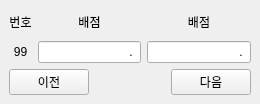
<?xml version="1.0" encoding="UTF-8"?>
<ui version="4.0">
 <class>Grading32</class>
 <widget class="QMainWindow" name="Grading32">
  <property name="geometry">
   <rect>
    <x>0</x>
    <y>0</y>
    <width>260</width>
    <height>104</height>
   </rect>
  </property>
  <property name="windowTitle">
   <string>서답형 배점</string>
  </property>
  <widget class="QWidget" name="centralwidget">
   <layout class="QGridLayout" name="gridLayout">
    <item row="0" column="0">
     <widget class="QLabel" name="lbNum">
      <property name="text">
       <string>번호</string>
      </property>
      <property name="alignment">
       <set>Qt::AlignCenter</set>
      </property>
     </widget>
    </item>
    <item row="0" column="1">
     <widget class="QLabel" name="lbPoint">
      <property name="text">
       <string>배점</string>
      </property>
      <property name="alignment">
       <set>Qt::AlignCenter</set>
      </property>
     </widget>
    </item>
    <item row="0" column="2">
     <widget class="QLabel" name="lbGet">
      <property name="text">
       <string>배점</string>
      </property>
      <property name="alignment">
       <set>Qt::AlignCenter</set>
      </property>
     </widget>
    </item>
    <item row="1" column="0">
     <widget class="QLabel" name="lbNo">
      <property name="text">
       <string>99</string>
      </property>
      <property name="alignment">
       <set>Qt::AlignCenter</set>
      </property>
     </widget>
    </item>
    <item row="1" column="1">
     <widget class="QLineEdit" name="lnPoint">
      <property name="inputMask">
       <string>D.d</string>
      </property>
      <property name="alignment">
       <set>Qt::AlignRight|Qt::AlignTrailing|Qt::AlignVCenter</set>
      </property>
     </widget>
    </item>
    <item row="1" column="2">
     <widget class="QLineEdit" name="lnGet">
      <property name="inputMask">
       <string>D.d</string>
      </property>
      <property name="alignment">
       <set>Qt::AlignRight|Qt::AlignTrailing|Qt::AlignVCenter</set>
      </property>
     </widget>
    </item>
    <item row="2" column="0" colspan="3">
     <widget class="QWidget" name="widBot" native="true">
      <layout class="QHBoxLayout" name="horizontalLayout">
       <property name="spacing">
        <number>0</number>
       </property>
       <property name="leftMargin">
        <number>0</number>
       </property>
       <property name="topMargin">
        <number>0</number>
       </property>
       <property name="rightMargin">
        <number>0</number>
       </property>
       <property name="bottomMargin">
        <number>0</number>
       </property>
       <item>
        <widget class="QPushButton" name="btnBack">
         <property name="text">
          <string>이전</string>
         </property>
        </widget>
       </item>
       <item>
        <spacer name="spH">
         <property name="orientation">
          <enum>Qt::Horizontal</enum>
         </property>
         <property name="sizeHint" stdset="0">
          <size>
           <width>40</width>
           <height>20</height>
          </size>
         </property>
        </spacer>
       </item>
       <item>
        <widget class="QPushButton" name="btnNext">
         <property name="text">
          <string>다음</string>
         </property>
        </widget>
       </item>
      </layout>
     </widget>
    </item>
   </layout>
  </widget>
 </widget>
 <resources/>
 <connections/>
</ui>
